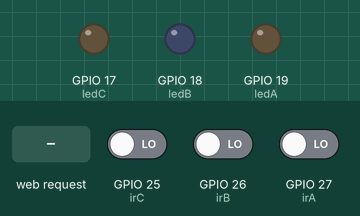
Bench run of a sketch on a simulated ESP32. On the bench: output pins drawn as LEDs (lit = HIGH). The test bench sets the inputs (shaded band); at power-on: GPIO 25 (irC) LOW, GPIO 26 (irB) LOW, GPIO 27 (irA) LOW. What the sketch prints to the serial monitor is not drawn.

Above: at 1.3 s.
1.4 s: HTTP request GET /slotAO received
At 1.8 s:
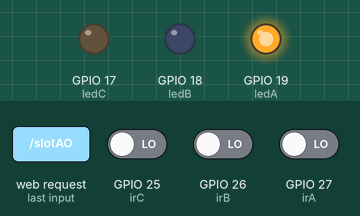
2.9 s: HTTP request GET /slotBO received
At 4.1 s:
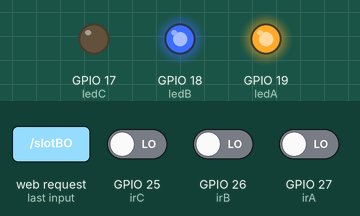
4.4 s: HTTP request GET /slotCO received
At 5.3 s:
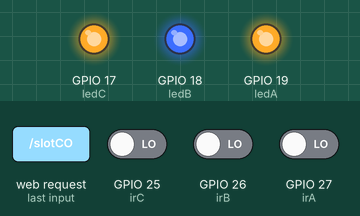
5.9 s: HTTP request GET /slotBC received
At 6.4 s:
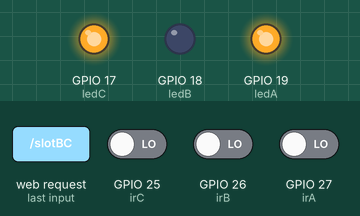
7.4 s: HTTP request GET / received
At 8.6 s:
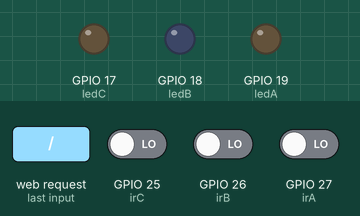
8.9 s: HTTP request GET /slotBO received
At 9.9 s:
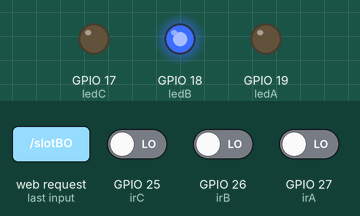
Timing chart, 0 to 11.4 s (numbered marks = the images above; inputs shaded):
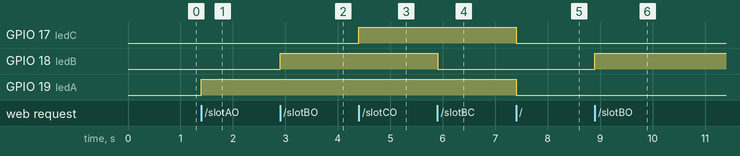

The sketch:

WEB-SERVER-PARKING-NB.ino
```cpp
#include <WiFi.h>
#include <WebServer.h>

const char* ssid = "ESP32Xevious";
const char* password = "12345678";

IPAddress local_ip(192,168,1,1);
IPAddress gateway(192,168,1,1);
IPAddress subnet(255,255,255,0);

WebServer server(80);

uint8_t irA = 27;
uint8_t irB = 26;
uint8_t irC = 25;
int count = 0;
int counter = 0;

int selectA, selectB, selectC, statA, statB, statC;
bool statusA, statusB, statusC;

int ledA = 19;
int ledB = 18;
int ledC = 17;

bool ledAStat = LOW;
bool ledBStat = LOW;
bool ledCStat = LOW;

void setup() {
  Serial.begin(115200);
  pinMode(irA, INPUT);
  pinMode(irB, INPUT);
  pinMode(irC, INPUT);

  pinMode(ledA, OUTPUT);
  pinMode(ledB, OUTPUT);
  pinMode(ledC, OUTPUT);

  WiFi.softAP(ssid, password);
  WiFi.softAPConfig(local_ip, gateway, subnet);
  delay(100);

  server.on("/", handle_OnConnect);
  server.on("/slotAO", handle_slotAO);
  server.on("/slotAO", handle_slotAV);
  server.on("/slotBO", handle_slotBO);
  server.on("/slotBC", handle_slotBV);
  server.on("/slotCO", handle_slotCO);
  server.on("/slotCV", handle_slotCV);
  server.onNotFound(handle_NotFound);

  server.begin();
  Serial.println("HTTP server started");
}

void loop() {
  server.handleClient();

  selectA = digitalRead(irA);
  selectB = digitalRead(irB);
  selectC = digitalRead(irC);

  if(selectA == 1 && statA == 0){
    counter += 1;
    statA = 1;
    statusA = false;
    }
  else if(selectA == 0 && statA == 1){
    counter -= 1;
    statA = 0;
    statusA = true;
    }

  if(selectB == 1 && statB == 0){
    counter += 1;
    statB = 1;
    statusB = false;
    }
  else if(selectB == 0 && statB == 1){
    counter -= 1;
    statB = 0;
    statusB = true;
    }

  if(selectC == 1 && statC == 0){
    counter += 1;
    statC = 1;
    statusC = false;
    }
  else if(selectC == 0 && statC == 1){
    counter -= 1;
    statC = 0;
    statusC = true;
    }

  if(ledAStat){
    digitalWrite(ledA, HIGH);
    }
  else{
    digitalWrite(ledA, LOW);
    }

  if(ledBStat){
    digitalWrite(ledB, HIGH);
    }
  else{
    digitalWrite(ledB, LOW);
    }

  if(ledCStat){
    digitalWrite(ledC, HIGH);
    }
  else{
    digitalWrite(ledC, LOW);
    }
  count = counter;
  Serial.println(count);
}

void handle_OnConnect(){
  ledAStat = LOW;
  ledBStat = LOW;
  ledCStat = LOW;
  server.send(200, "text/html", SendHTML(statusA, statusB, statusC, count, ledAStat, ledBStat, ledCStat));
  Serial.println("IR A: " + statusA);
  Serial.println("IR B: " + statusB);
  Serial.println("IR C: " + statusC);
}

void handle_slotAO(){
  ledAStat = HIGH;
  server.send(200, "text/html", SendHTML(statusA, statusB, statusC, count, true, ledBStat, ledCStat));
  Serial.println("IR A: " + statusA);
  Serial.println("IR B: " + statusB);
  Serial.println("IR C: " + statusC);
  }

void handle_slotAV(){
  ledAStat = LOW;
  server.send(200, "text/html", SendHTML(statusA, statusB, statusC, count, false, ledBStat, ledCStat));
  Serial.println("IR A: " + statusA);
  Serial.println("IR B: " + statusB);
  Serial.println("IR C: " + statusC);
  }

void handle_slotBO(){
  ledBStat = HIGH;
  server.send(200, "text/html", SendHTML(statusA, statusB, statusC, count, ledAStat, true, ledCStat));
  Serial.println("IR A: " + statusA);
  Serial.println("IR B: " + statusB);
  Serial.println("IR C: " + statusC);
  }

void handle_slotBV(){
  ledBStat = LOW;
  server.send(200, "text/html", SendHTML(statusA, statusB, statusC, count, ledAStat, false, ledCStat));
  Serial.println("IR A: " + statusA);
  Serial.println("IR B: " + statusB);
  Serial.println("IR C: " + statusC);
  }

void handle_slotCO(){
  ledCStat = HIGH;
  server.send(200, "text/html", SendHTML(statusA, statusB, statusC, count, ledAStat, ledBStat, true));
  Serial.println("IR A: " + statusA);
  Serial.println("IR B: " + statusB);
  Serial.println("IR C: " + statusC);
  }

void handle_slotCV(){
  ledCStat = LOW;
  server.send(200, "text/html", SendHTML(statusA, statusB, statusC, count, ledAStat, ledBStat, false));
  Serial.println("IR A: " + statusA);
  Serial.println("IR B: " + statusB);
  Serial.println("IR C: " + statusC);
  }

void handle_NotFound(){
  server.send(404, "text/plain", "Not found");
}

String SendHTML(bool statA, bool statB, bool statC, int counts, uint8_t ledstatA, uint8_t ledstatB, uint8_t ledstatC){
  String ptr = "<!DOCTYPE html> <html>\n";
  ptr +="<head><meta name=\"viewport\" http-equiv=\"refresh\" content=\" 1\" width=device-width, initial-scale=1.0, user-scalable=no\">\n";
  ptr +="<title>PARKING LOT SYSTEM</title>\n";
  ptr +="<style>html { font-family: Helvetica; display: inline-block; margin: 0px auto; text-align: center;}\n";
  ptr +="body{margin-top: 50px;} h1 {color: #000000;margin: 50px auto 30px;} h3 {color: #000000;margin-bottom: 50px;}\n";
  ptr +="p {font-size: 34px;font-weight: 800;color: #000000;margin-top: 25px; margin-bottom: 10px;}\n";
  ptr +=".slot-occupied{border: 5px solid red; background: red; color: white;}";
  ptr +=".slot-vacant{border: 5px solid green; background: green; color: black;}";
  ptr +="</style>\n";

  ptr +="</head>\n";
  ptr +="<body>\n";
  ptr +="<h1>PARKING LOT SYSTEM</h1>\n";
  ptr +="<h3>WEB SERVER USING ESP32 ACCESS POINT</h3>\n";

  ptr += "<p>VACANT: ";
  ptr += counts;
  ptr += "</p>\n";

  if(statA){
    ptr +="<p class=\"slot slot-occupied\">SLOT A: OCCUPIED</p> <a href=\"/slotAO\"></a>\n";
  }
  else{
    ptr +="<p class=\"slot slot-vacant\">SLOT A: VACANT</p> <a href=\"/slotAV\"> </a>\n";
  }

  if(statB){
    ptr +="<p class=\"slot slot-occupied\">SLOT B: OCCUPIED</p> <a href=\"/slotBO\"> </a>\n";
  }
  else{
    ptr +="<p class=\"slot slot-vacant\">SLOT B: VACANT</p> <a href=\"/slotBV\"> </a>\n";
  }

  if(statC){
    ptr +="<p class=\"slot slot-occupied\">SLOT C: OCCUPIED</p> <a href=\"/slotCO\"> </a>\n";
  }
  else{
    ptr +="<p class=\"slot slot-vacant\">SLOT C: VACANT</p> <a href=\"/slotCV\"> </a>\n";
  }

  ptr +="</body>\n";
  ptr +="</html>\n";
  return ptr;
}
```

Measured:
- after the input at 1.4 s, GPIO 19 (ledA): LOW → HIGH at once
- after the input at 2.9 s, GPIO 18 (ledB): LOW → HIGH at once
- after the input at 4.4 s, GPIO 17 (ledC): LOW → HIGH at once
- after the input at 5.9 s, GPIO 18 (ledB): HIGH → LOW at once
- after the input at 7.4 s, GPIO 17 (ledC), GPIO 19 (ledA): HIGH → LOW at once
- after the input at 8.9 s, GPIO 18 (ledB): LOW → HIGH at once
